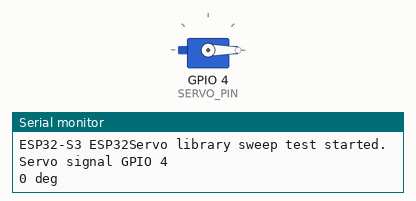
This sketch was run on a simulated ESP32-S3. Shown: servo, the last lines printed to the serial monitor.

Above: at 1.55 s.
At 3.75 s:
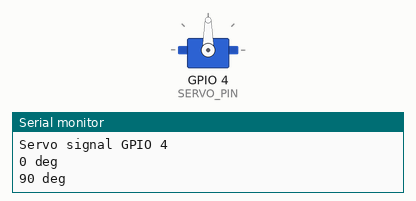
At 6.0 s:
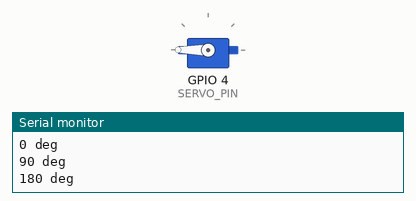
Timing chart, 0 to 7.4 s (numbered marks = the images above):
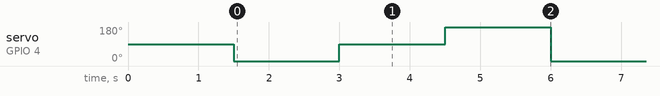

The sketch:

esp32_s3_servo_library_sweep_test.ino
```cpp
/*
  ESP32-S3 servo sweep test using the ESP32Servo library.

  Use this if the hand-written LEDC servo tests do not move the servo.

  Arduino IDE library needed:
    Tools/Library Manager -> search "ESP32Servo" -> install "ESP32Servo"

  Wiring:
    Servo signal  -> ESP32 GPIO 4 by default
    Servo red     -> external servo supply positive
    Servo ground  -> external servo supply negative
    Servo supply negative -> ESP32 GND

  If this still does not move the servo, but the Arduino Uno servo sweep does,
  the servo likely needs a 5 V logic signal or a different ESP32 GPIO.
*/

#include <Arduino.h>
#include <ESP32Servo.h>

const int SERVO_PIN = 4;
const int SERVO_MIN_US = 500;
const int SERVO_MAX_US = 2500;

Servo testServo;

void setup() {
  Serial.begin(115200);
  delay(1500);

  Serial.println();
  Serial.println("ESP32-S3 ESP32Servo library sweep test started.");
  Serial.print("Servo signal GPIO ");
  Serial.println(SERVO_PIN);

  ESP32PWM::allocateTimer(0);
  testServo.setPeriodHertz(50);
  testServo.attach(SERVO_PIN, SERVO_MIN_US, SERVO_MAX_US);
}

void loop() {
  Serial.println("0 deg");
  testServo.write(0);
  delay(1500);

  Serial.println("90 deg");
  testServo.write(90);
  delay(1500);

  Serial.println("180 deg");
  testServo.write(180);
  delay(1500);
}
```

Measured:
- by itself, servo on GPIO 4 (SERVO_PIN): repeats every 4.5 s: 90° 1.5 s, 180° 1.5 s, 0° 1.5 s
